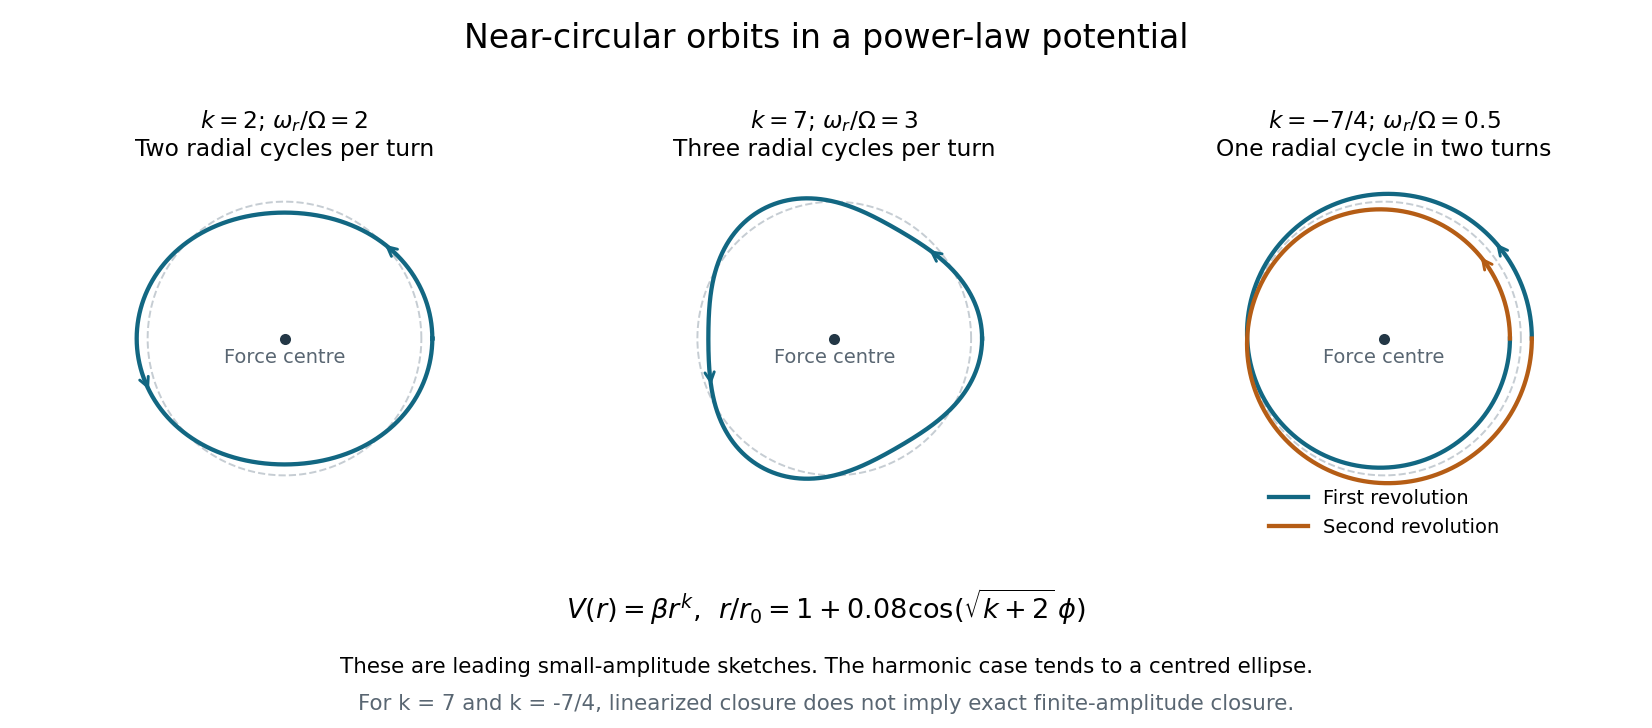

This chart was generated by the following Python code:
"""Original linearized power-law orbit illustrations; Python 3.14,
NumPy 2.3.5, Matplotlib 3.10.7. Writes only a same-basename CWD PNG.
"""
from pathlib import Path
import matplotlib
matplotlib.use("Agg")
import matplotlib.pyplot as plt
import numpy as np


def main():
    plt.rcParams.update({"font.size": 12, "figure.facecolor": "white"})
    fig, axes = plt.subplots(1, 3, figsize=(11.8, 5.2))
    reference = np.linspace(0, 2*np.pi, 500)
    for ax, power, title in zip(axes, [2.0, 7.0, -1.75],
                                ["Two radial cycles per turn", "Three radial cycles per turn", "One radial cycle in two turns"]):
        ratio = np.sqrt(power + 2)
        angle = np.linspace(0, 4*np.pi if power < -1 else 2*np.pi, 2401)
        radius = 1 + 0.08*np.cos(ratio*angle)
        ax.plot(np.cos(reference), np.sin(reference), color="#c6cdd3", lw=1, ls="--")
        if power < -1:
            mid = len(angle)//2
            ax.plot(radius[:mid+1]*np.cos(angle[:mid+1]), radius[:mid+1]*np.sin(angle[:mid+1]),
                    color="#126782", lw=2.2, label="First revolution")
            ax.plot(radius[mid:]*np.cos(angle[mid:]), radius[mid:]*np.sin(angle[mid:]),
                    color="#b55d15", lw=2.2, label="Second revolution")
            ax.legend(loc="lower center", bbox_to_anchor=(0.5, -0.13), frameon=False, fontsize=10)
        else:
            ax.plot(radius*np.cos(angle), radius*np.sin(angle), color="#126782", lw=2.2)
        for phi in ([0.6, 2*np.pi+0.6] if power < -1 else [0.65, 3.4]):
            p0 = (1+0.08*np.cos(ratio*phi))*np.array([np.cos(phi), np.sin(phi)])
            p1 = (1+0.08*np.cos(ratio*(phi+0.13)))*np.array([np.cos(phi+0.13), np.sin(phi+0.13)])
            ax.annotate("", p1, p0, arrowprops={"arrowstyle": "->", "color": "#b55d15" if phi>2*np.pi else "#126782", "lw": 1.5})
        ax.scatter([0], [0], s=22, color="#233746")
        ax.text(0, -0.18, "Force centre", ha="center", fontsize=10, color="#596672")
        ax.set(xlim=(-1.25, 1.25), ylim=(-1.25, 1.25), aspect="equal")
        ax.set_axis_off()
        shown = "-7/4" if power < -1 else str(int(power))
        ax.set_title(rf"$k={shown}$; $\omega_r/\Omega={ratio:g}$"+"\n"+title, fontsize=12)
    fig.suptitle("Near-circular orbits in a power-law potential", fontsize=17, y=0.97)
    fig.text(0.5, 0.15, r"$V(r)=\beta r^k$,  $r/r_0=1+0.08\cos(\sqrt{k+2}\,\phi)$", ha="center", fontsize=14)
    fig.text(0.5, 0.075, "These are leading small-amplitude sketches. The harmonic case tends to a centred ellipse.",
             ha="center", fontsize=11)
    fig.text(0.5, 0.025, "For k = 7 and k = -7/4, linearized closure does not imply exact finite-amplitude closure.",
             ha="center", fontsize=11, color="#596672")
    fig.subplots_adjust(left=0.03, right=0.98, bottom=0.30, top=0.77, wspace=0.17)
    fig.savefig(Path.cwd() / Path(__file__).with_suffix(".png").name,
                dpi=140, facecolor="white", transparent=False, metadata={"Software": "Matplotlib"})
    plt.close(fig)


if __name__ == "__main__":
    main()
